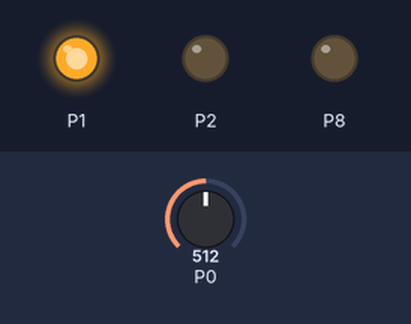
Recording of a program running on a simulated BBC micro:bit (MakeCode). On the bench: output pins drawn as LEDs (lit = HIGH). The inputs (shaded band) are chosen by the test bench; at power-on: P0 = 512 (analog values on the 0–1023 scale).

Above: at 1.2 s.
1.3 s: P0 set to 589
2.8 s: P0 set to 616
At 3.7 s:
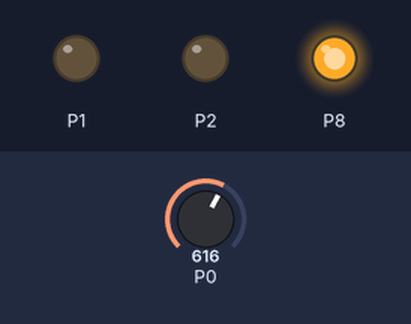
4.3 s: P0 set to 681
5.8 s: P0 set to 708
At 6.9 s:
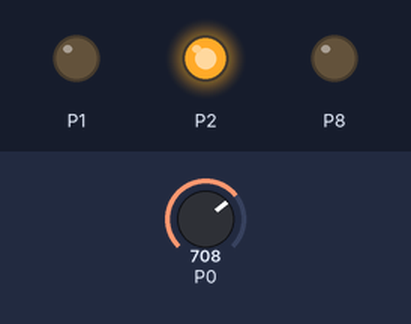
7.3 s: P0 set to 390
At 8.2 s:
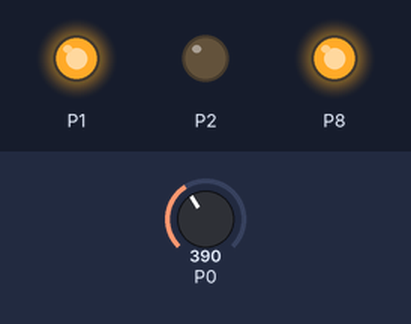
8.8 s: P0 set to 412
At 9.6 s:
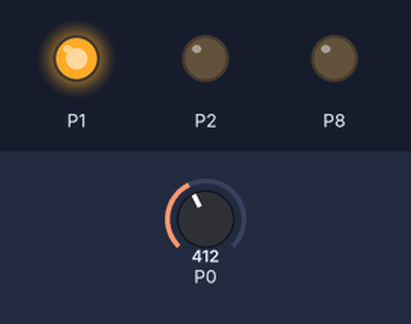
Timing chart, 0 to 11.3 s (numbered marks = the images above; inputs shaded):
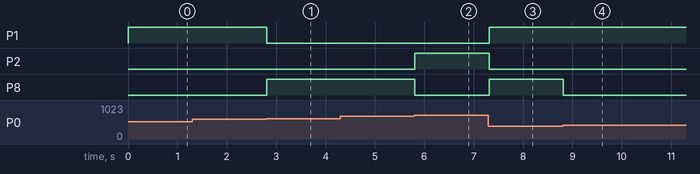

Measured:
- the behaviour switches between 599 and 600 on P0 (found by bisection; images 0 and 1)
- the behaviour switches between 699 and 700 on P0 (found by bisection; images 1 and 2)
- the behaviour switches between 399 and 400 on P0 (found by bisection; images 3 and 4)
- after the input at 1.3 s, every drawn part: stays the same
- after the input at 2.8 s, P1: HIGH → LOW at once; P8: LOW → HIGH at once
- after the input at 4.3 s, every drawn part: stays the same
- after the input at 5.8 s, P2: LOW → HIGH at once; P8: HIGH → LOW at once
- after the input at 7.3 s, P1, P8: LOW → HIGH at once; P2: HIGH → LOW at once
- after the input at 8.8 s, P8: HIGH → LOW at once

The program:

main.ts
```typescript
let Intensité = 0
function Bleu () {
    pins.digitalWritePin(DigitalPin.P1, 0)
    pins.digitalWritePin(DigitalPin.P2, 0)
    pins.digitalWritePin(DigitalPin.P8, 1)
}
function Mauve () {
    pins.digitalWritePin(DigitalPin.P1, 1)
    pins.digitalWritePin(DigitalPin.P2, 0)
    pins.digitalWritePin(DigitalPin.P8, 1)
}
function Rouge () {
    pins.digitalWritePin(DigitalPin.P1, 1)
    pins.digitalWritePin(DigitalPin.P2, 0)
    pins.digitalWritePin(DigitalPin.P8, 0)
}
function Vert () {
    pins.digitalWritePin(DigitalPin.P1, 0)
    pins.digitalWritePin(DigitalPin.P2, 1)
    pins.digitalWritePin(DigitalPin.P8, 0)
}
function Blanc () {
    pins.digitalWritePin(DigitalPin.P1, 1)
    pins.digitalWritePin(DigitalPin.P2, 1)
    pins.digitalWritePin(DigitalPin.P8, 1)
}
basic.forever(function () {
    Intensité = pins.analogReadPin(AnalogPin.P0)
    if (Intensité >= 700) {
        Vert()
    } else if (Intensité < 700 && Intensité >= 600) {
        Bleu()
    } else if (Intensité < 600 && Intensité >= 400) {
        Rouge()
    } else if (Intensité < 400 && Intensité >= 200) {
        Mauve()
    } else {
        Blanc()
    }
})
```

test.ts
```typescript
// les tests vont ici; ceci n'est pas compilé lorsque cet ensemble est utilisé en tant qu'extension.
```
